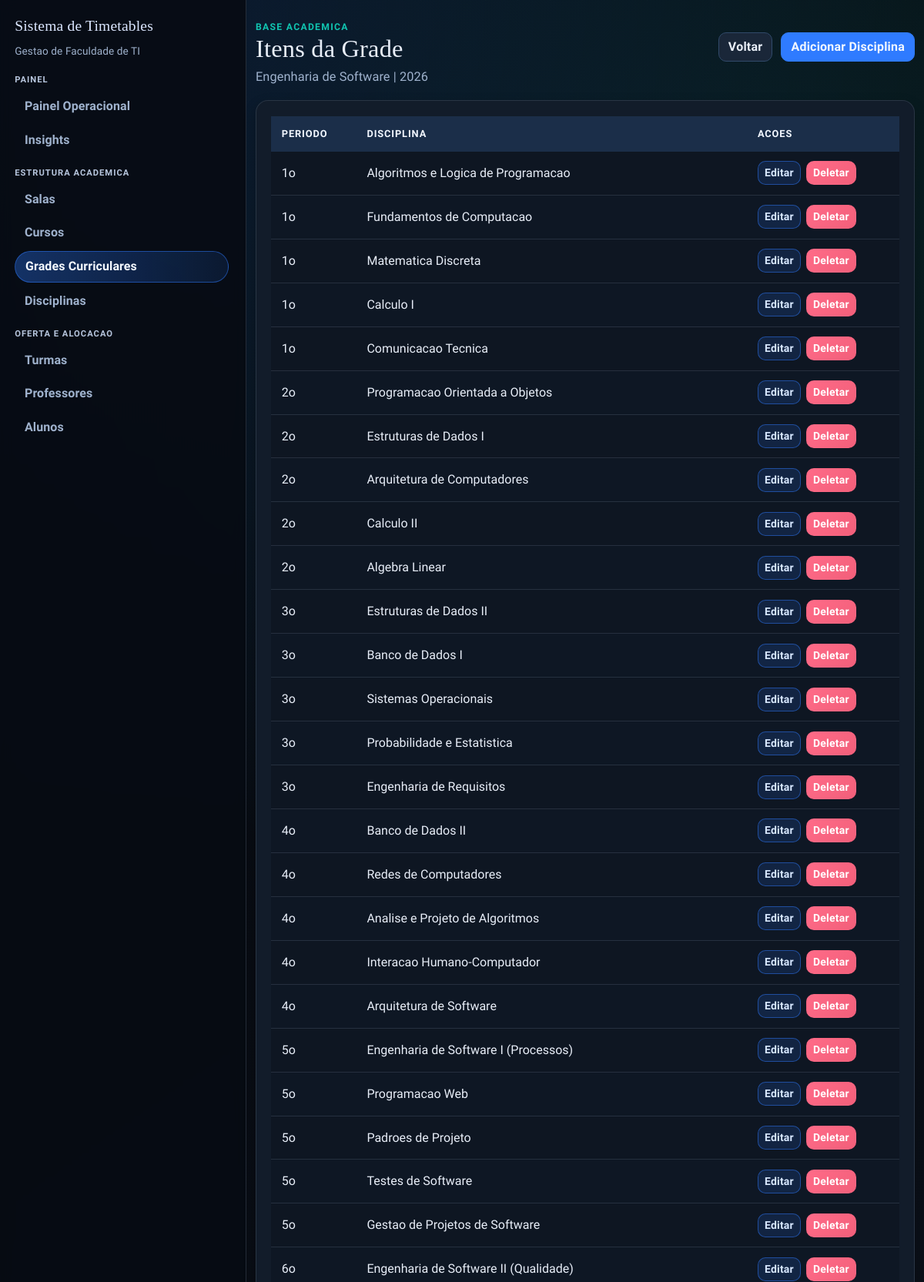
/grade/3/itens (signed in, upper part), run on the app's committed database.
### app/models.py (models this page shows)
class Curso(db.Model):
    id = db.Column(db.Integer, primary_key=True)
    nome = db.Column(db.String(120), nullable=False, unique=True)
    codigo = db.Column(db.String(20), nullable=False, unique=True)
    quantidade_periodos = db.Column(db.Integer, nullable=False, default=8)
    ativo = db.Column(db.Boolean, nullable=False, default=True)

class GradeCurricular(db.Model):
    id = db.Column(db.Integer, primary_key=True)
    nome = db.Column(db.String(120), nullable=False)
    curso_id = db.Column(db.Integer, db.ForeignKey("curso.id"), nullable=False)
    ativa = db.Column(db.Boolean, nullable=False, default=True)
    curso = db.relationship("Curso", backref=db.backref("grades_curriculares", lazy="select"))
    __table_args__ = (
        db.UniqueConstraint("curso_id", "nome", name="unique_grade_por_curso"),
    )

class GradeCurricularItem(db.Model):
    id = db.Column(db.Integer, primary_key=True)
    grade_id = db.Column(db.Integer, db.ForeignKey("grade_curricular.id"), nullable=False)
    disciplina_id = db.Column(db.Integer, db.ForeignKey("disciplina.id"), nullable=False)
    periodo = db.Column(db.Integer, nullable=False)
    grade = db.relationship(
        "GradeCurricular",
        backref=db.backref("itens", cascade="all, delete-orphan", lazy="select"),
    )
    disciplina = db.relationship("Disciplina", backref=db.backref("grade_itens", lazy="select"))
    __table_args__ = (
        db.UniqueConstraint("grade_id", "disciplina_id", name="unique_disciplina_por_grade"),
    )

class Disciplina(db.Model):
    id = db.Column(db.Integer, primary_key=True)
    nome = db.Column(db.String(100), nullable=False)
    codigo = db.Column(db.String(20), unique=True, nullable=False)

### app/routes/admin.py (the view)
@bp.route("/grade/<int:grade_id>/itens")
@login_required
@admin_required
def grade_items(grade_id):
    grade = db.get_or_404(GradeCurricular, grade_id)
    items = (
        GradeCurricularItem.query.options(joinedload(GradeCurricularItem.disciplina))
        .filter_by(grade_id=grade.id)
        .order_by(GradeCurricularItem.periodo.asc(), GradeCurricularItem.id.asc())
        .all()
    )
    delete_form = DeleteForm()
    return render_template("grade_items.html", grade=grade, items=items, delete_form=delete_form)

### app/models.py (called while the page is built)
@login_manager.user_loader
def load_user(user_id):
    return db.session.get(User, int(user_id))

    def is_admin(self):
        return self.role == 'admin'

### app/routes/helpers.py (called while the page is built)
def admin_required_redirect():
    if getattr(current_user, "is_authenticated", False) and current_user.is_admin():
        return None
    flash("Acesso restrito ao administrador.", "danger")
    return redirect(url_for("main.index"))

def admin_required(view_func):
    @wraps(view_func)
    def wrapper(*args, **kwargs):
        guard = admin_required_redirect()
        if guard:
            return guard
        return view_func(*args, **kwargs)
    return wrapper

### templates/grade_items.html (shortened to what this page needs)
{% extends "base.html" %}
{% block content %}
<section class="stagger-in">
  <div class="page-head">
    <div>
      <p class="eyebrow">Base Academica</p>
      <h1>Itens da Grade</h1>
      <p class="page-lead">{{ grade.curso.nome if grade.curso else 'Curso' }} | {{ grade.nome }}</p>
    </div>
    <div class="action-row">
      <a href="{{ url_for('main.grades') }}" class="btn btn-outline-secondary">Voltar</a>
      <a href="{{ url_for('main.new_grade_item', grade_id=grade.id) }}" class="btn btn-primary">Adicionar Disciplina</a>
    </div>
  </div>
  <div class="surface table-shell">
    <div class="table-responsive">
      <table class="table">
        <thead>
          <tr>
            <th>Periodo</th>
            <th>Disciplina</th>
            <th>Acoes</th>
          </tr>
        </thead>
        <tbody>
          {% for item in items %}
          <tr>
            <td>{{ item.periodo }}o</td>
            <td>{{ item.disciplina.nome if item.disciplina else 'Disciplina removida' }}</td>
            <td class="actions-cell">
              <a href="{{ url_for('main.edit_grade_item', grade_id=grade.id, item_id=item.id) }}" class="btn btn-sm btn-edit">Editar</a>
              <form
                method="POST"
                action="{{ url_for('main.delete_grade_item', grade_id=grade.id, item_id=item.id) }}"
                class="d-inline"
                onsubmit="return confirm('Remover esta disciplina da grade?');"
              >
                <button type="submit" class="btn btn-sm btn-danger">Deletar</button>
              </form>
            </td>
          </tr>
          {% endfor %}
        </tbody>
      </table>
    </div>
  </div>
</section>
{% endblock %}

### static/css/styles.css (style rules this page uses)
:root { --bg-1: #05070b; --bg-2: #0d1420; --surface: #121c2a; --surface-soft: #192636; --ink-1: #e8eef8; --ink-2: #9fb2cd; --line: #273954; --brand: #2f7bff; --brand-strong: #1f5fd0; --accent: #11c5b1; --accent-strong: #0d9788; --ok: #22c55e; --danger: #f25f7a; --warning: #f4b642; --radius-lg: 16px; --radius-md: 10px; --shadow-soft: 0 10px 26px rgba(0, 0, 0, 0.3); --shadow-subtle: 0 6px 16px rgba(0, 0, 0, 0.24); }
* { box-sizing: border-box; }
body { margin: 0; min-height: 100vh; font-family: "Source Sans 3", "Trebuchet MS", sans-serif; color: var(--ink-1); background: radial-gradient(circle at 12% 0%, rgba(47, 123, 255, 0.14), transparent 34%), radial-gradient(circle at 88% 10%, rgba(17, 197, 177, 0.1), transparent 36%), linear-gradient(145deg, var(--bg-1) 0%, var(--bg-2) 100%); }
body::before { content: ""; position: fixed; inset: 0; pointer-events: none; background-image: linear-gradient(rgba(255, 255, 255, 0.02) 1px, transparent 1px), linear-gradient(90deg, rgba(255, 255, 255, 0.02) 1px, transparent 1px); background-size: 42px 42px; opacity: 0.36; z-index: -1; }
h1, h2, h3, h4, h5, h6, .app-brand { font-family: "Bree Serif", Georgia, serif; letter-spacing: 0.2px; }
h1 { margin: 0; font-size: clamp(1.8rem, 2.7vw, 2.4rem); color: var(--ink-1); }
p, label, span, li, input, select, button { letter-spacing: 0.1px; }
.page-head { display: flex; flex-wrap: wrap; align-items: center; justify-content: space-between; gap: 0.8rem; margin-bottom: 1.15rem; }
.page-lead { margin: 0.3rem 0 0; color: var(--ink-2); font-size: 1.02rem; }
.eyebrow { margin: 0; text-transform: uppercase; font-size: 0.76rem; letter-spacing: 1.3px; color: var(--accent); font-weight: 800; }
.surface { background: var(--surface); border: 1px solid rgba(159, 178, 205, 0.16); border-radius: var(--radius-lg); box-shadow: var(--shadow-subtle); }
.form-shell, .table-shell, .section-shell { padding: 1.2rem; }
.table-shell { overflow: hidden; }
.action-row { display: flex; flex-wrap: wrap; align-items: center; gap: 0.7rem; margin-bottom: 1rem; }
.table { margin-bottom: 0; border-collapse: separate; border-spacing: 0; }
.table thead th { background: #1b2e49; color: #f2f7ff; border: none; font-size: 0.8rem; text-transform: uppercase; letter-spacing: 0.9px; font-weight: 700; padding: 0.85rem; }
.table tbody td { border-color: rgba(159, 178, 205, 0.16); color: var(--ink-1); padding: 0.78rem 0.85rem; vertical-align: middle; background: rgba(10, 16, 25, 0.46); }
.table tbody tr:nth-child(even) td { background: rgba(13, 21, 33, 0.6); }
.btn { border-radius: 10px; font-weight: 700; letter-spacing: 0.2px; border-width: 1px; transition: background-color 0.2s ease, border-color 0.2s ease, color 0.2s ease; }
.btn-primary { color: #f3f8ff; background: var(--brand); border-color: var(--brand); }
.btn-edit { color: #d7e7ff; background: rgba(47, 123, 255, 0.15); border-color: rgba(47, 123, 255, 0.48); }
.btn-secondary, .btn-outline-secondary { color: var(--ink-1); background: #1a2739; border-color: #314a6a; }
.btn-danger { background: linear-gradient(135deg, #ff6b88 0%, var(--danger) 100%); border-color: transparent; }
.actions-cell { display: flex; align-items: center; flex-wrap: wrap; gap: 0.45rem; }
.actions-cell .btn { margin: 0; }
.actions-cell form { margin: 0; }
.stagger-in { animation: riseIn 0.45s ease both; }

### data on the page
Curso: curso "Engenharia de Software"
GradeCurricular: nome "2026"
GradeCurricularItem: periodo "1", disciplina "Algoritmos e Logica de Programacao"
GradeCurricularItem: periodo "1", disciplina "Fundamentos de Computacao"
GradeCurricularItem: periodo "1", disciplina "Matematica Discreta"
GradeCurricularItem: periodo "1", disciplina "Calculo I"
GradeCurricularItem: periodo "1", disciplina "Comunicacao Tecnica"
GradeCurricularItem: periodo "2", disciplina "Programacao Orientada a Objetos"
GradeCurricularItem: periodo "2", disciplina "Estruturas de Dados I"
GradeCurricularItem: periodo "2", disciplina "Arquitetura de Computadores"
GradeCurricularItem: periodo "2", disciplina "Calculo II"
GradeCurricularItem: periodo "2", disciplina "Algebra Linear"
GradeCurricularItem: periodo "3", disciplina "Estruturas de Dados II"
GradeCurricularItem: periodo "3", disciplina "Banco de Dados I"
GradeCurricularItem: periodo "3", disciplina "Sistemas Operacionais"
GradeCurricularItem: periodo "3", disciplina "Probabilidade e Estatistica"
GradeCurricularItem: periodo "3", disciplina "Engenharia de Requisitos"
GradeCurricularItem: periodo "4", disciplina "Banco de Dados II"
GradeCurricularItem: periodo "4", disciplina "Redes de Computadores"
GradeCurricularItem: periodo "4", disciplina "Analise e Projeto de Algoritmos"
GradeCurricularItem: periodo "4", disciplina "Interacao Humano-Computador"
GradeCurricularItem: periodo "4", disciplina "Arquitetura de Software"
GradeCurricularItem: periodo "5", disciplina "Engenharia de Software I (Processos)"
GradeCurricularItem: periodo "5", disciplina "Programacao Web"
GradeCurricularItem: periodo "5", disciplina "Padroes de Projeto"
GradeCurricularItem: periodo "5", disciplina "Testes de Software"
GradeCurricularItem: periodo "5", disciplina "Gestao de Projetos de Software"
GradeCurricularItem: periodo "6", disciplina "Engenharia de Software II (Qualidade)"
